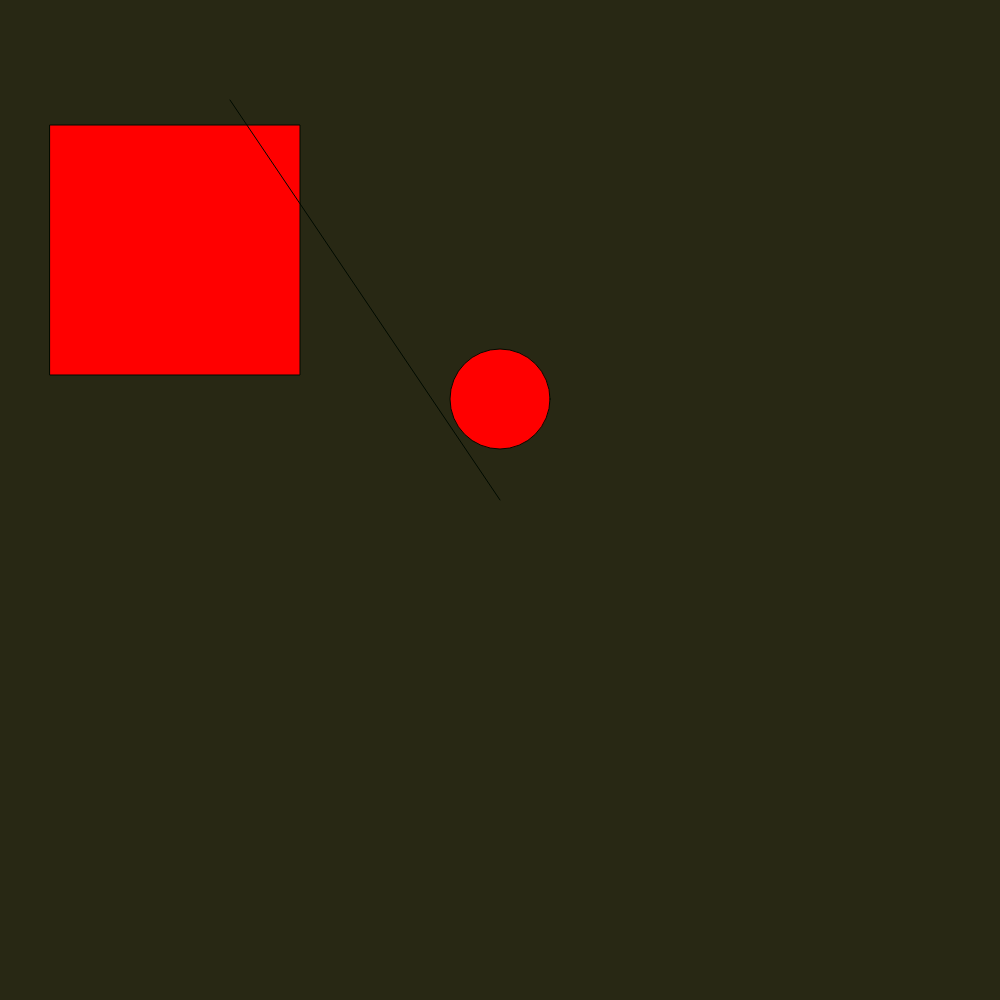
Frame 1 (no input)
Frame 60 (no input): identical to frame 1, image omitted
Frame 120 (the mouse pressed at the canvas centre since frame 60): identical to frame 1, image omitted

The p5.js sketch that drew this single still picture (run headless with seeded random() and noise() and a simulated clock; from frame 60 on, the mouse is pressed at the canvas centre):

// p5.js sketch
// ── sketch.js
//This is a simple template for you to experiment with

//This is a comment  ... the two slashes at the start mean that the computer ignores it

//You can look up more commands here ... https://p5js.org/reference/

function setup()
{
    //this function runs once at the start of your program
    
    //this command creates a drawing area in the browser - it should only be called once
    createCanvas(1000,1000);
}

function draw()
{
    
    //this command clears the background to black (try changing the numbers)
    background(40,40,20);
    
    //change the fill color
    fill(255,0,0);
    
    //change the outline color
    stroke(0,10,0);
    
    //this command draws a rectangle with the outline and fill colors that we just set
    rect(50,125,250,250);

    //this command draws a circle with the outline and fill colors that we just set
    ellipse(500,399,100,100);

    //this command draws a line with the outline color that we just set
    line(230,100,500,500);
    
}
